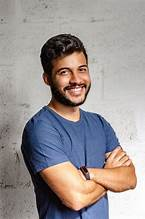
#> input picture test_images/OIP (1).jfif, 145 x 219 px, found by its file name; its folder holds only this picture in this run
$ python test_model.py
#> lines starting #> are read from the running program, lines starting #| are printed output that depends on the picture
import os
import cv2
import pickle

# Load trained model
with open("data/gender_model.pkl", "rb") as f:
#> (reads data/gender_model.pkl from the repository)
    model = pickle.load(f)

# Folder containing test images
test_folder = "test_images"

# Loop through each image in the test folder
for filename in os.listdir(test_folder):
    path = os.path.join(test_folder, filename)
    img = cv2.imread(path, cv2.IMREAD_GRAYSCALE)
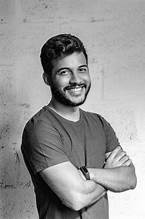
#> img: shape (219, 145); min 0, max 255, mean 150.3
    if img is None:
        print(f" Skipping invalid image: {filename}")
        continue

    img = cv2.resize(img, (100, 100))
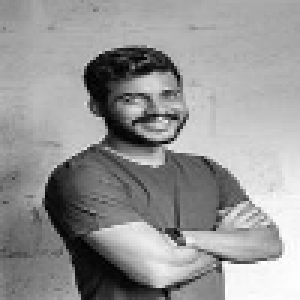
#> img: shape (100, 100) (shown 3 times larger); min 0, max 255, mean 150.1
    img_flatten = img.flatten().reshape(1, -1)

    prediction = model.predict(img_flatten)[0]
#> prediction = 0

    label = "Male" if prediction == 0 else "Female"
#> label = 'Male'
    print(f" {filename} -> Predicted: {label}")
#|  OIP (1).jfif -> Predicted: Male
